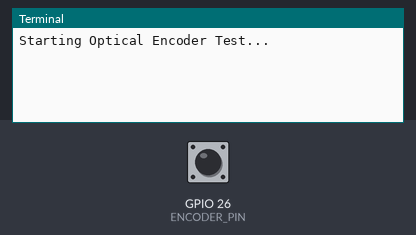
Bench run of a program on a simulated Raspberry Pi (BCM pin numbers). On the bench: the last lines printed to the terminal. The inputs (shaded band) are chosen by the test bench; at power-on: GPIO 26 (ENCODER_PIN) LOW.

Above: at 1.2 s.
1.3 s: GPIO 26 (ENCODER_PIN) pulled HIGH for 0.15 s
At 2.5 s:
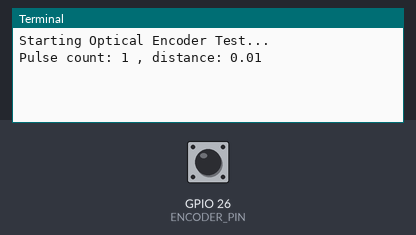
2.9 s: GPIO 26 (ENCODER_PIN) pulled HIGH for 1 s
At 3.7 s:
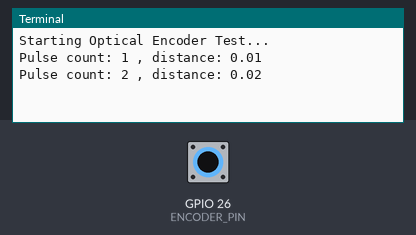
5.4 s: GPIO 26 (ENCODER_PIN) pulled HIGH for 0.15 s
At 6.8 s:
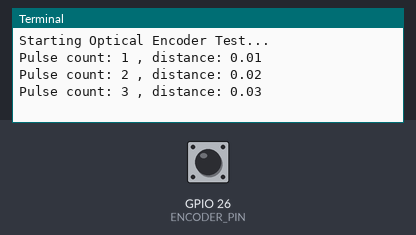

The program:

dis_enc.py
```python
import RPi.GPIO as GPIO
import time

# Setup GPIO mode
GPIO.setmode(GPIO.BCM)

# Define encoder pin
ENCODER_PIN = 26

# Setup encoder pin as input with internal pull-down resistor
GPIO.setup(ENCODER_PIN, GPIO.IN, pull_up_down=GPIO.PUD_DOWN)

# Initialize pulse count and previous state
distance    = 0 # disntace in meter
pulse_count = 0
last_state  = GPIO.LOW

print("Starting Optical Encoder Test...")

try:
    while True:
        # Read the current state of the encoder pin
        current_state = GPIO.input(ENCODER_PIN)

        # Detect a rising edge (LOW to HIGH transition)
        if last_state == GPIO.LOW and current_state == GPIO.HIGH:
            pulse_count += 1
            distance     = pulse_count / 90
            print(f"Pulse count: {pulse_count} , distance: {distance:.2f}")

        # Update the last state to the current state
        last_state = current_state

        # Small delay to avoid high CPU usage
        time.sleep(0.001)

except KeyboardInterrupt:
    # Gracefully handle program exit
    print("\nExiting program.")
    GPIO.cleanup()
finally:
    # Clean up GPIO settings
    GPIO.cleanup()
```

Measured:
- after the input at 1.3 s, the terminal: prints a new line at once (image 1)
- after the input at 2.9 s, the terminal: prints a new line at once (image 2)
- after the input at 5.4 s, the terminal: prints a new line at once (image 3)
